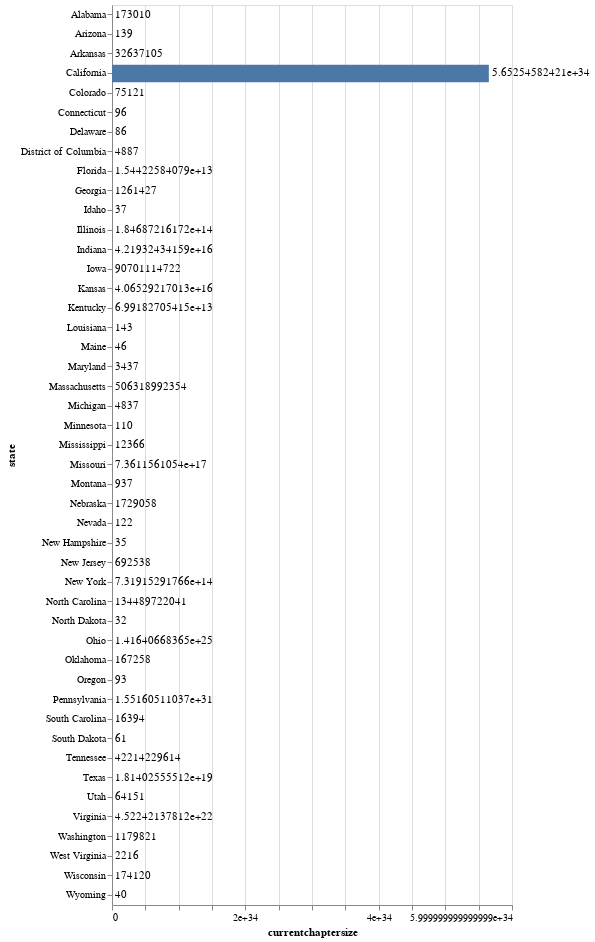

Write notebook code for a chart like this one.
### Code cell
import altair as alt
# from vega_datasets import data

# source = data.wheat()
bars = alt.Chart(state_chapterSize).mark_bar().encode(
    x='currentchaptersize:Q',
    y="state:O"
)

text = bars.mark_text(
    align='left',
    baseline='middle',
    dx=3  # Nudges text to right so it doesn't appear on top of the bar
).encode(
    text='currentchaptersize:Q'
)

c = (bars + text).properties(height=900)
c

### Figure 1 — Vega-Lite specification as saved in the notebook (floating-point values rounded to 4 significant figures)
{"config": {"view": {"continuousWidth": 400, "continuousHeight": 300}}, "layer": [{"mark": "bar", "encoding": {"x": {"type": "quantitative", "field": "currentchaptersize"}, "y": {"type": "ordinal", "field": "state"}}}, {"mark": {"type": "text", "align": "left", "baseline": "middle", "dx": 3}, "encoding": {"text": {"type": "quantitative", "field": "currentchaptersize"}, "x": {"type": "quantitative", "field": "currentchaptersize"}, "y": {"type": "ordinal", "field": "state"}}}], "data": {"name": "data-76f9b44ffa8b1394195bfb555fe0fffd"}, "height": 900, "$schema": "https://vega.github.io/schema/vega-lite/v4.8.1.json", "datasets": {"data-76f9b44ffa8b1394195bfb555fe0fffd": [{"state": "Alabama", "dyadinstitutionalid": "The University Of Alabama - TuscaloosaJacksonville State UniversityHuntingdon College", "chapterpresidentname": "Hunter WilhelmNo chapter president listed – please update on mysigep.org.Jack Young", "chapterpresidentemail": "hrwilhelm@crimson.ua.edujackrothyoung@gmail.com", "avcpresidentname": "Preston MorrisClay BlackwellJames Robinson", "avcpresidentemail": "preston.morris@saswealth.comblackwell.investments.llc@gmail.comjnrob28@gmail.com", "currentchaptersize": "173010"}, {"state": "Arizona", "dyadinstitutionalid": "The University Of Arizona", "chapterpresidentname": "Jack Marko", "chapterpresidentemail": "jmarko@email.arizona.edu", "avcpresidentname": "Kevin Johnson", "avcpresidentemail": "azbeta.avc.president@gmail.com", "currentchaptersize": "139"}, {"state": "Arkansas", "dyadinstitutionalid": "University Of Arkansas - FayettevilleArkansas Tech UniversityUniversity Of Central Arkansas", "chapterpresidentname": "Aneesh ThakkarNo chapter president listed – please update on mysigep.org.No chapter president listed – please update on mysigep.org.", "chapterpresidentemail": "thakkar727@gmail.com", "avcpresidentname": "Drew SpeedAustin BuzbeeRobert Buchanan", "avcpresidentemail": "drewspeed@comcast.netabuzbee@outlook.comrobert.buchananar@yahoo.com", "currentchaptersize": "32637105"}, {"state": "California", "dyadinstitutionalid": "University Of California - IrvineUniversity Of San DiegoUniversity Of California - RiversideLoyola Marymount UniversitySan Diego State UniversityUniversity Of California - DavisUniversity Of California - Santa BarbaraCalifornia Polytechnic State University - PomonaUniversity Of California - Los AngelesCalifornia State University - FresnoStanford UniversityPepperdine UniversityUniversity Of California - San DiegoCalifornia State University - NorthridgeCalifornia Polytechnic State University - San Luis ObispoCalifornia State University - SacramentoCalifornia State University - San Bernardino", "chapterpresidentname": "Steve LinanJoseph DeFinaDiego Munoz-GiovannelliDrew SeibelChris HallinanRyan BoyleJonathan JacksonJulio OsunaThomas HackerEvan CaetanoNo chapter president listed – please update on mysigep.org.Will McIlroyKyle NeroIssac RuelasJack RhinesDanny ThirakulAdrian Lomeli", "chapterpresidentemail": "slinan@uci.edujdefina@sandiego.edudiego99munoz@gmail.comdseibel707@gmail.comhallinancj@gmail.comrdboyle@ucdavis.edujonathanjackson27@gmail.comosunajulio64@gmail.comtomhacker25@ucla.eduevancaetano@gmail.comwilliam.mcilroy@pepperdine.eduknero@ucsd.eduissac.ruelas.928@my.csun.edujackrhines01@gmail.comthirakulds@gmail.comadrian18lomel@gmail.com", "avcpresidentname": "Brandon MartinezBrian EichenbergLucas CommisoSteve SutowBob TrovatenKevin CampbellScott CarrMark MiddlebrookTim LambertDJ ArmstrongRyan DennyAustin HurwitzJoe CretellaKyle AmottRick ColletteTrevor FrewNick Zappia", "avcpresidentemail": "brandonalexis65@yahoo.combeichenbrg@aol.comlcommiso@remax.netssutow@gmail.combstinsd@aol.comkevincampbell8@yahoo.comshcarr@verizon.netmmiddleb@gmail.comsigepunder@aol.comdavidjarmstrong34@gmail.comryantdenny@gmail.comme@austinhurwitz.comcretellajt@gmail.comkyle.amott65@gmail.comrick.collette3@gmail.comtjfrewcatheta@gmail.comnjzappia@gmail.com", "currentchaptersize": "56525458242052501113592827111222025"}, {"state": "Colorado", "dyadinstitutionalid": "Colorado School Of MinesColorado State University - Fort Collins", "chapterpresidentname": "Holden AndersonBrendon Beaver", "chapterpresidentemail": "holdenanderson14@gmail.combrendonbeaver1@gmail.com", "avcpresidentname": "Eric WilsonDan Reagan", "avcpresidentemail": "eric.wilson@thecpigroup.netdsreagan@reaganpartnership.com", "currentchaptersize": "75121"}, {"state": "Connecticut", "dyadinstitutionalid": "University Of Connecticut - Storrs", "chapterpresidentname": "Ethan Lovallo", "chapterpresidentemail": "ethanlovallo@gmail.com", "avcpresidentname": "Van Augur", "avcpresidentemail": "vanaugur@icloud.com", "currentchaptersize": "96"}, {"state": "Delaware", "dyadinstitutionalid": "University Of Delaware", "chapterpresidentname": "Harrison Williams", "chapterpresidentemail": "htw@udel.edu", "avcpresidentname": "No AVC president listed – please update on mysigep.org.", "avcpresidentemail": "", "currentchaptersize": "86"}, {"state": "District of Columbia", "dyadinstitutionalid": "American UniversityGeorgetown University", "chapterpresidentname": "Adam SloskyJared Price", "chapterpresidentemail": "adamislosky@gmail.comjhpstsebs@gmail.com", "avcpresidentname": "Luke JacksonNo AVC president listed – please update on mysigep.org.", "avcpresidentemail": "lukjacksonvt@gmail.com", "currentchaptersize": "4887"}, {"state": "Florida", "dyadinstitutionalid": "University Of FloridaStetson UniversityFlorida State UniversityUniversity Of South FloridaFlorida International UniversityFlorida Gulf Coast University", "chapterpresidentname": "Ryan FeoccoNo chapter president listed – please update on mysigep.org.No chapter president listed – please update on mysigep.org.Zach CampbellDavid MiltonCole Chiovari", "chapterpresidentemail": "rfeocco@gmail.comzcampbell700@icloud.comdmilt006@fiu.educolechiovari@gmail.com", "avcpresidentname": "Manny VargasSam BruningRob AtkissonRalph HerzSean GazituaChris Carroll", "avcpresidentemail": "manny.f.vargas@gmail.comsam.bruning@gmail.comrob@tribellc.comralph.herz@sigep.netsgazitua@aol.comchriscarroll76@gmail.com", "currentchaptersize": "15442258407868"}, {"state": "Georgia", "dyadinstitutionalid": "Georgia Institute Of TechnologyThe University Of GeorgiaEmory University", "chapterpresidentname": "Drew FittonLynes McKinneyWill Presson", "chapterpresidentemail": "drew.fitton1950@gmail.comlynes.mckinney@uga.eduwapresson@gmail.com", "avcpresidentname": "Rob GriffinDoug BrittStephen Earheart", "avcpresidentemail": "rgriffin76@gmail.combritt_doug@hotmail.comearheart@gmail.com", "currentchaptersize": "1261427"}, {"state": "Idaho", "dyadinstitutionalid": "Boise State University", "chapterpresidentname": "Jake Headley", "chapterpresidentemail": "jake_headley@icloud.com", "avcpresidentname": "Cole Gehring", "avcpresidentemail": "colegehring14@gmail.com", "currentchaptersize": "37"}, {"state": "Illinois", "dyadinstitutionalid": "Illinois Institute Of TechnologyBradley UniversityNorthern Illinois UniversitySouthern Illinois University - EdwardsvilleMonmouth CollegeNorthwestern UniversityEastern Illinois UniversityDePaul University", "chapterpresidentname": "Ben KramekJosh LechSterlen JohnsonNick BraaschDavid LindPeter ZhongJack DruekeNo chapter president listed – please update on mysigep.org.", "chapterpresidentemail": "bkramek@hawk.iit.edujosh.lech@yahoo.comsterlenjohnson6@gmail.comnickbraasch1@hotmail.comelijah.lind@yahoo.competerzhong2023@u.northwestern.edujrdrueke@eiu.edu", "avcpresidentname": "Reggie MaynigoScott MoonSteve KulovitsMark FrauenhofferPete WidolffScott SchwartzSean WyrobekEric Muschlitz", "avcpresidentemail": "reggiemaynigo@gmail.comscott.moon@comcast.netstevekulovits@gmail.commfrauenhoffer@yahoo.compwidolff@gmail.comsaschwartz713@gmail.comswyrobek21@gmail.comemuschlitz@gmail.com", "currentchaptersize": "184687216172113"}, {"state": "Indiana", "dyadinstitutionalid": "Purdue UniversityIndiana University - BloomingtonIndiana State UniversityUniversity Of EvansvilleIndiana Institute of TechnologyBall State UniversityTrine UniversityValparaiso University", "chapterpresidentname": "Josh LingAnthony SainatoCharles LucasEthan ZieglerBrian PowellJosh NovackEvan DaviesJack Hertzberg", "chapterpresidentemail": "josh.ling@hotmail.comasainato@iu.educharleslucas562@gmail.comeziegler413@gmail.compowellb_33@hotmail.comjoshuanovack25@gmail.comecdavies19@my.trine.edujack.hertzberg@valpo.edu", "avcpresidentname": "Mike EllisJacob SmithTodd MartyBryan AltheideDarrin AbrahamScott NewlundRick HooverBen Tiemann", "avcpresidentemail": "avc-president@purdue-sigeps.comjacob.smith@bsci.comtodd.marty@ccbcc.combryanaltheide@yahoo.comdabraham2014@gmail.comsnewlund@teamprm.comrlhoover@prodigy.netbenjamin.tiemann@valpo.edu", "currentchaptersize": "42193243415875438"}, {"state": "Iowa", "dyadinstitutionalid": "Iowa State UniversityDrake UniversityLoras CollegeThe University Of IowaUniversity Of Northern Iowa", "chapterpresidentname": "Andrew HolmMike StraubJack DegenQuinn MaleyCarson Burright", "chapterpresidentemail": "andrewholm122@yahoo.commikestraub3@gmail.comjdegen54@gmail.comqmaley@uiowa.edusouthirish1@gmail.com", "avcpresidentname": "Ray SchwichtenbergTyler BoggessDan MooreMatthew MaleyMatt Barton", "avcpresidentemail": "rschwicht@gmail.comtyler.r.boggess@gmail.comdmoo13@hotmail.commmaley@chicagobooth.edumrb708058@gmail.com", "currentchaptersize": "90701114722"}, {"state": "Kansas", "dyadinstitutionalid": "Baker UniversityKansas State UniversityWashburn UniversityEmporia State UniversityWichita State UniversityThe University Of KansasPittsburg State UniversityFort Hays State University", "chapterpresidentname": "Garrett HartEthan LancasterMatthew SmokerAustin HarrymanBraden BotkinNoah LoveBen SailsChristian Hatch", "chapterpresidentemail": "ghart633@gmail.comethanlancaster49@gmail.commatthew.smoker18@gmail.comaustinharryman@gmail.combradenbotkin@gmail.comnoahllove@icloud.comsailsb1024@gmail.comchristiandhatch@comcast.net", "avcpresidentname": "No AVC president listed – please update on mysigep.org.Joseph MorganJay HallRyan SmithAndy KingGabriel AlvaradoTommy ElmsD.J. Hightower", "avcpresidentemail": "jtmorgan0399@gmail.comjay.hall4@gmail.comryanfredericksmith@gmail.comaking_13@cox.netgalvarado@att.nettommy.elms@att.nethightower.d.j.92@gmail.com", "currentchaptersize": "40652921701315515"}, {"state": "Kentucky", "dyadinstitutionalid": "University Of KentuckyUniversity Of LouisvilleWestern Kentucky UniversityMurray State UniversityNorthern Kentucky UniversityKentucky Wesleyan CollegeMorehead State University", "chapterpresidentname": "Jackson ComerEric RogersEthan TaylorBraden NoelDylan JohnsonSimon HansonNo chapter president listed – please update on mysigep.org.", "chapterpresidentemail": "jacksonkcomer@gmail.come27rogers@gmail.comethan.taylor043@topper.wku.edubradennoel6@gmail.comdylanpjohnson01@gmail.comsimonhanson159@gmail.com", "avcpresidentname": "David Hereford IIWyatt JonesBen HopperTravis TaylorGary DarnaBrad PhelpsChris Haid", "avcpresidentemail": "hereford1010@gmail.comwyattjones87@gmail.combenjaminhopper1996@gmail.comtravis.taylor@me.comgarydarna@gmail.comsigep.bradphelps@gmail.comhaidc@att.net", "currentchaptersize": "69918270541523"}, {"state": "Louisiana", "dyadinstitutionalid": "Louisiana State University - Baton Rouge", "chapterpresidentname": "Brooks Belanger", "chapterpresidentemail": "bbelan4@lsu.edu", "avcpresidentname": "Chase Terrebonne", "avcpresidentemail": "chasetbone@gmail.com", "currentchaptersize": "143"}, {"state": "Maine", "dyadinstitutionalid": "The University Of Maine", "chapterpresidentname": "Adam Genereux", "chapterpresidentemail": "adam.genereux01@gmail.com", "avcpresidentname": "Andy Prusaitis", "avcpresidentemail": "andy.prusaitis@gmail.com", "currentchaptersize": "46"}, {"state": "Maryland", "dyadinstitutionalid": "University Of Maryland - College ParkSalisbury University", "chapterpresidentname": "Spencer CaverlyJeb Williams", "chapterpresidentemail": "spencer.caverly503@gmail.comjwilliams60@gulls.salisbury.edu", "avcpresidentname": "No AVC president listed – please update on mysigep.org.David Gebhardt", "avcpresidentemail": "davidjgebhardt@gmail.com", "currentchaptersize": "3437"}, {"state": "Massachusetts", "dyadinstitutionalid": "University Of Massachusetts - AmherstWorcester Polytechnic InstituteMassachusetts Institute Of TechnologyNortheastern UniversityBoston CollegeBabson College", "chapterpresidentname": "Ben MacKinnonJoseph SalvonMax RavenMichael PoovakadPatrick CroninJamie Bayha", "chapterpresidentemail": "bnmackinnon@umass.edujsalvon@wpi.edumaxraven@mit.edumichaelpoovakad@gmail.comhangman7911@gmail.comjbayha1@babson.edu", "avcpresidentname": "Matt KapszukiewiczDrew McCarthyScott ChiltonAlex WoodliefJason RobinsonNo AVC president listed – please update on mysigep.org.", "avcpresidentemail": "mattkapsz@gmail.comdrewmccarthyemail@yahoo.comschilton@protonmail.comwoodlief.a@gmail.comrobinson89j@gmail.com", "currentchaptersize": "506318992354"}, {"state": "Michigan", "dyadinstitutionalid": "Western Michigan UniversityMichigan Technological UniversityLawrence Technological University", "chapterpresidentname": "No chapter president listed – please update on mysigep.org.Ace HobbsTimothy Swartzinski", "chapterpresidentemail": "mdhobbs@mtu.edutswartzin@ltu.edu", "avcpresidentname": "Scott MarshallJason MackMike Paciero", "avcpresidentemail": "smarshall@spearps.comjmack@mtusigeps.commpaciero@gmail.com", "currentchaptersize": "04837"}, {"state": "Minnesota", "dyadinstitutionalid": "University Of Minnesota - Twin Cities", "chapterpresidentname": "Cooper Hanson", "chapterpresidentemail": "hans7603@umn.edu", "avcpresidentname": "Jeff Somrock", "avcpresidentemail": "jeffsomrock@gmail.com", "currentchaptersize": "110"}, {"state": "Mississippi", "dyadinstitutionalid": "Mississippi State UniversityThe University Of Southern Mississippi", "chapterpresidentname": "No chapter president listed – please update on mysigep.org.Hunter Simmons", "chapterpresidentemail": "hunter.simmons@usm.edu", "avcpresidentname": "David HopkinsHunter Easterling", "avcpresidentemail": "dohopkins14@outlook.comhunter@siproins.com", "currentchaptersize": "12366"}, {"state": "Missouri", "dyadinstitutionalid": "University Of Missouri - ColumbiaWashington University - St. LouisMissouri State UniversityMissouri University Of Science And TechnologyNorthwest Missouri State UniversityTruman State UniversityUniversity Of Central MissouriSoutheast Missouri State University", "chapterpresidentname": "Andrew HinkampJustin KouchTate ReedMichael HowardFoster HugginsMatthew EisenreichJackson HornLogan Prinster", "chapterpresidentemail": "andrewhinkamp@gmail.comjustin.kouch8@gmail.comreedtate02@gmail.commdhhb7@umsystem.edufhuggs01@gmail.commatteisenreich@gmail.comjrh61620@ucmo.eduloganprinster@gmail.com", "avcpresidentname": "Adam BaerScott GreenspanJay AtkinsDave DennerJeff PaulRyan FarrarMatt WallaceJeff Moore", "avcpresidentemail": "abaer@hme.comactspan@gmail.comdenner@earthlink.netjeffmpaul24@gmail.comrefarrar@gmail.commj.wall96@gmail.comjmoore@tomlange.com", "currentchaptersize": "736115610539514270"}, {"state": "Montana", "dyadinstitutionalid": "The University Of MontanaMontana State University", "chapterpresidentname": "Charles ParkerNicholas Fitzmaurice", "chapterpresidentemail": "charles1.parker@umontana.edunicholasfitzmo@gmail.com", "avcpresidentname": "No AVC president listed – please update on mysigep.org.James Pallardy", "avcpresidentemail": "james.pallardy@gmail.com", "currentchaptersize": "937"}, {"state": "Nebraska", "dyadinstitutionalid": "University Of Nebraska - LincolnCreighton UniversityUniversity Of Nebraska - Kearney", "chapterpresidentname": "Joe BoulayMatt Van DusenTanner Ruda", "chapterpresidentemail": "jboulay7@huskers.unl.edumav63730@creighton.edutannerruda@gmail.com", "avcpresidentname": "Kyle ArganbrightWoody DiederichMatthew Wecker", "avcpresidentemail": "kyle.arganbright@gmail.comwdiederich@gmail.commawecker22@gmail.com", "currentchaptersize": "1729058"}, {"state": "Nevada", "dyadinstitutionalid": "University Of Nevada - Reno", "chapterpresidentname": "", "chapterpresidentemail": "", "avcpresidentname": "", "avcpresidentemail": "", "currentchaptersize": "122"}, {"state": "New Hampshire", "dyadinstitutionalid": "Dartmouth College", "chapterpresidentname": "Amayr Babar", "chapterpresidentemail": "amayr.m.babar.24@dartmouth.edu", "avcpresidentname": "JD Optekar", "avcpresidentemail": "jdoptekar@sbcglobal.net", "currentchaptersize": "35"}, {"state": "New Jersey", "dyadinstitutionalid": "Stevens Institute Of TechnologyRutgers University - New BrunswickRider University", "chapterpresidentname": "Jayden PereiraFloyd EbanksKhalid Alargha", "chapterpresidentemail": "jpereir2@stevens.edufloydebanks6@gmail.comkhaledagha7@gmail.com", "avcpresidentname": "Chris LantzMike SchnurChris Manning", "avcpresidentemail": "clantz@gmail.comschnurmj@aol.comsigphiep132@gmail.com", "currentchaptersize": "692538"}, {"state": "New York", "dyadinstitutionalid": "Syracuse UniversityClarkson UniversityRensselaer Polytechnic InstituteNew York UniversityState University Of New York At FredoniaCanisius CollegeColumbia UniversityUniversity Of Rochester", "chapterpresidentname": "Michael McElroyNicholas CesaranoWayne AlleyYousuf KidwaiNoah FrederickTom ColganJoni Otto-BernsteinTrent Miller", "chapterpresidentemail": "mjmcelro@syr.educesaran@clarkson.eduwayne.alleyjr@gmail.comyousufkidwai24@gmail.comfred2664@fredonia.educolgan1@my.canisius.edujo2612@columbia.edutpmiller435@gmail.com", "avcpresidentname": "David MiddlemissNo AVC president listed – please update on mysigep.org.Dave TomkinsChris GassmanKyle StoltDan O'NeillTom RussellJonathan Rosenberg", "avcpresidentemail": "dmiddlemiss0606@gmail.comdt@sigepnyd.comchris.gassman@sigepmail.comky.stolt@gmail.comoneill9785@hotmail.commathfool@hotmail.comjprosenberg71@gmail.com", "currentchaptersize": "731915291765941"}, {"state": "North Carolina", "dyadinstitutionalid": "North Carolina State UniversityDavidson CollegeBarton CollegeElon UniversityThe University Of North Carolina - GreensboroWestern Carolina University", "chapterpresidentname": "Evan NormileNo chapter president listed – please update on mysigep.org.Caleb MedlockCole BrownCameron TuomeyMackey Thompson", "chapterpresidentemail": "ecnormil@ncsu.educalebmedlock2000@gmail.comcbrown96@elon.educjtuomey@uncg.edumtthompson4@catamount.wcu.edu", "avcpresidentname": "Kerrick WilsonPaul HorneNo AVC president listed – please update on mysigep.org.Zac PopeNo AVC president listed – please update on mysigep.org.Joe Alexander", "avcpresidentemail": "kerrickwilson70@att.netphorne@columbiasc.eduztpope@icloud.comjoealexander828@yahoo.com", "currentchaptersize": "134489722041"}, {"state": "North Dakota", "dyadinstitutionalid": "The University Of North Dakota", "chapterpresidentname": "Nevin Friesz", "chapterpresidentemail": "nrfriesz@gmail.com", "avcpresidentname": "Ryan Tranby", "avcpresidentemail": "ryantranby@gmail.com", "currentchaptersize": "32"}, {"state": "Ohio", "dyadinstitutionalid": "Ohio Northern UniversityOhio Wesleyan UniversityMiami UniversityThe Ohio State UniversityThe University Of ToledoBowling Green State UniversityKent State UniversityCleveland State UniversityWright State UniversityCase Western Reserve UniversityUniversity Of CincinnatiJohn Carroll UniversityBaldwin-Wallace University", "chapterpresidentname": "Tyler ShroyerEthan BrookerJake SchneiderCasey PetraeTarak DavuluriDawson FrederickMatt ClarkNo chapter president listed – please update on mysigep.org.Andrew ShortJosé CantuaJacob SchulteMario GhosnDonovan Muller", "chapterpresidentemail": "t-shroyer.1@onu.eduembrooke@owu.eduschne115@miamioh.edupetrae.4@osu.edutarak.davuluri@gmail.comdawsonf@bgsu.edumclar123@kent.edushort.92@wright.edujacantua13@gmail.comschulte1650@gmail.commarioghosn2@gmail.comdmuller20@bw.edu", "avcpresidentname": "Quintin JesseeNo AVC president listed – please update on mysigep.org.Bill GreerJohn WaggonerTed BehnkenRon ParthemoreAndy ClementPaul AllCody ButzJosh HodnichakRey MedinaRiley BuehrleKevin Lavin", "avcpresidentemail": "quintin.jessee@d2rx.comgreerhouse@charter.netwaggonj55@gmail.comtedohio1@gmail.comspsron@gmail.comacleme12@kent.edupaulthomasall2@gmail.comcodyjbutz@gmail.comjhodnichak@gmail.comreymedina@hotmail.comrileybuehrle@gmail.comkevinlavin@solonboe.org", "currentchaptersize": "14164066836526232012921218"}, {"state": "Oklahoma", "dyadinstitutionalid": "Oklahoma State UniversityThe University Of Oklahoma", "chapterpresidentname": "Holden CobbNo chapter president listed – please update on mysigep.org.", "chapterpresidentemail": "holdencobb12@gmail.com", "avcpresidentname": "Todd DonavanJamon Herndon", "avcpresidentemail": "todd.donavan@business.colostate.edujamonheoe95@hotmail.com", "currentchaptersize": "167258"}, {"state": "Oregon", "dyadinstitutionalid": "Oregon State University", "chapterpresidentname": "James Cross", "chapterpresidentemail": "jamescross449@gmail.com", "avcpresidentname": "Gavin Brown", "avcpresidentemail": "gavinbrown@comcast.net", "currentchaptersize": "93"}, {"state": "Pennsylvania", "dyadinstitutionalid": "Moravian CollegeDrexel UniversityUniversity Of PennsylvaniaLehigh UniversityPennsylvania State University - University ParkUniversity Of Pittsburgh - PittsburghBucknell UniversityWestminster College (Pennsylvania)Thiel CollegeLa Salle UniversitySt. Joseph's UniversityVillanova UniversityWest Chester University Of PennsylvaniaCarnegie Mellon UniversityClarion University Of Pennsylvania", "chapterpresidentname": "Jake DerstineNathan KinseyMatthew MateseAndrew HeldJohn SteberNicholas GasquetAlberto ChoussyNo chapter president listed – please update on mysigep.org.Connor LovicDan SalazarMichael PerinoDaniel KerraneGavynn CuevasNo chapter president listed – please update on mysigep.org.Sam Shannon", "chapterpresidentemail": "derstinej@moravian.edunathanl.kinsey@gmail.commatese@wharton.upenn.eduandrew.held.ah@gmail.comjas9025@psu.edunicholasgasquet@gmail.comalberto.choussy@hotmail.comclovic2020@gmail.comsalazarrdan28@gmail.commwperino3@gmail.comdkerrane@villanova.educuevasgavynn@gmail.comsamuel.shannon320@gmail.com", "avcpresidentname": "Scott ZientekTom TesonBrett DankoNo AVC president listed – please update on mysigep.org.Jim EdwardsRick HillNo AVC president listed – please update on mysigep.org.Chris BorsaniRyan PrescottCalvin LimingNo AVC president listed – please update on mysigep.org.Gary BonasCody GrossTaylor TabbDavid Wolfe", "avcpresidentemail": "szientek@gmail.comtteson@gmail.combrett@brettdanko.comenduin@aol.comrichard.james.hill12@gmail.comclborsani@hotmail.comryanprescott412@gmail.comcalvinmliming@gmail.comgarybonas11@aol.comgross.cody951@gmail.comtaylor@tabb.medmwolfe1@comcast.net", "currentchaptersize": "15516051103731151922185569691013"}, {"state": "South Carolina", "dyadinstitutionalid": "University Of South Carolina - ColumbiaCoastal Carolina University", "chapterpresidentname": "Joseph McNamaraBubba Meagher", "chapterpresidentemail": "jmm36@email.sc.edumlmeagher@coastal.edu", "avcpresidentname": "John BarnhillNorm Evans", "avcpresidentemail": "john.w.barnhill@outlook.comrnormanevans@yahoo.com", "currentchaptersize": "16394"}, {"state": "South Dakota", "dyadinstitutionalid": "South Dakota State University", "chapterpresidentname": "Blake Gibney", "chapterpresidentemail": "blake.gibney@jacks.sdstate.edu", "avcpresidentname": "Troy Lambert", "avcpresidentemail": "lambert_tml@yahoo.com", "currentchaptersize": "61"}, {"state": "Tennessee", "dyadinstitutionalid": "The University Of Tennessee - KnoxvilleThe University Of MemphisTennessee Technological UniversityAustin Peay State UniversityEast Tennessee State UniversityThe University Of Tennessee - Martin", "chapterpresidentname": "Sean CrokerPreston RainesBenjamin EbelNicholas RyePeyton VeersColton Taylor", "chapterpresidentemail": "scroker04@gmail.compjraines@memphis.educenterbrainer.ben@gmail.comnicholas.rye72@gmail.comveersp@etsu.educolatayl@ut.utm.edu", "avcpresidentname": "Mark SparkmanScott BendureJosh BrooksAustin McKainJim CallAnthony Reynolds", "avcpresidentemail": "markasparkman@gmail.comscott_bendure@yahoo.comjabrooks21@gmail.commckain.austin@gmail.comjimcalljr@gmail.comareynolds0913@gmail.com", "currentchaptersize": "42214229614"}, {"state": "Texas", "dyadinstitutionalid": "The University Of Texas At AustinUniversity Of North TexasTexas A&M University - Corpus ChristiUniversity Of HoustonSam Houston State UniversityTexas Christian UniversityTexas A & M UniversityBaylor UniversitySt. Mary's University", "chapterpresidentname": "Ted MerrifieldReese AlexanderNick ShropshireNo chapter president listed – please update on mysigep.org.Sebastian MoralesPeyton BoeschJason WisnieskiPayton LongIsaiah Chavez", "chapterpresidentemail": "tedmerrifield@icloud.comreesecaleb1@gmail.comnshropshire@islander.tamucc.edusebastianmorales49@outlook.compeyton.boesch@tcu.eduwisnieski.jason@gmail.comlongpayton16@gmail.comichavez4@mail.stmarytx.edu", "avcpresidentname": "Lynn ButlerJohn KolinofskyDaniel CisnerosRick BoekerJay SchindlerWill RadcliffeWill OliverKevin StevensonJoey Pena", "avcpresidentemail": "hamiltonbutler@gmail.comjkolinofsky@callidusagency.comdanielcisneros@aol.comrickboeker@gmail.comjschin3@sbcglobal.netwillnr@gmail.comwtojr44@yahoo.comkwstevenson@yahoo.comjpena2@rocketmail.com", "currentchaptersize": "18140255551210502628"}, {"state": "Utah", "dyadinstitutionalid": "Utah State UniversityThe University Of Utah", "chapterpresidentname": "Coleton RichmondReid Kennedy", "chapterpresidentemail": "coletonrichmond@gmail.comreid.kennedy.se@gmail.com", "avcpresidentname": "Erik OlsonJake Fawson", "avcpresidentemail": "erikbolson0@gmail.comjakefaw1997@gmail.com", "currentchaptersize": "64151"}, {"state": "Virginia", "dyadinstitutionalid": "University Of RichmondVirginia Commonwealth UniversityWilliam & MaryUniversity Of VirginiaJames Madison UniversityVirginia Polytechnic Institute And State UniversityRadford UniversityUniversity of LynchburgChristopher Newport UniversityOld Dominion UniversityRandolph Macon College", "chapterpresidentname": "Sam LawlerAlden RussellJaime ZamoraAlex BeckMason BunnCooper WhiteleatherJoseph BarronAaron ColleyCarter O'NeillChris SheltonAlec Hurst", "chapterpresidentemail": "slawler780@gmail.comalden.russell31@gmail.comjazamora@email.wm.edujnn7nd@virginia.edumason_bunn@aol.comcooperw@vt.edujmbarron1@radford.eduacolley02@icloud.comcarter.oneill.20@cnu.edusheltonchris540@gmail.comalechurst@go.rmc.edu", "avcpresidentname": "Jackson KnoxLogan MasseyBud RobesonNo AVC president listed – please update on mysigep.org.Mike MendoncaBill ThomasCarlton GoverNo AVC president listed – please update on mysigep.org.Riley LittleLangston LewisBenjamin Rowe", "avcpresidentemail": "jackson.knox@richmond.edulogangmassey@gmail.combud.robeson@mason.wm.edumendoncaspe@gmail.comwilliam.a.thomas.jr@gmail.compawneearchaeologist@gmail.comriley.s.little@gmail.comlangstonlewis3@gmail.combenjaminrowe10@gmail.com", "currentchaptersize": "45224213781202111602815"}, {"state": "Washington", "dyadinstitutionalid": "Washington State UniversityUniversity Of WashingtonEastern Washington University", "chapterpresidentname": "Cade MunroZane LeeDalton Taylor", "chapterpresidentemail": "cade.munro@wsu.eduzanelee02@gmail.comdmantaylor125@gmail.com", "avcpresidentname": "Josh PalmerClayton HunterDon Walde", "avcpresidentemail": "joshua.james.palmer@gmail.comclaytonh@trutinafinancial.comdonwalde@outlook.com", "currentchaptersize": "1179821"}, {"state": "West Virginia", "dyadinstitutionalid": "Davis & Elkins CollegeMarshall University", "chapterpresidentname": "Jake StairsNo chapter president listed – please update on mysigep.org.", "chapterpresidentemail": "sjakelax@gmail.com", "avcpresidentname": "Christopher CarterBrian Farley", "avcpresidentemail": "ccar6234@gmail.combrianfarley14@outlook.com", "currentchaptersize": "2216"}, {"state": "Wisconsin", "dyadinstitutionalid": "Lawrence UniversityUniversity Of Wisconsin - PlattevilleMarquette University", "chapterpresidentname": "Jack MorrisseyIan SeidlerLiam Rorison", "chapterpresidentemail": "jackfmorrissey01@gmail.comseidleri@uwplatt.eduliam.rorison@marquette.edu", "avcpresidentname": "No AVC president listed – please update on mysigep.org.Jeremy BakerAdam Trainor", "avcpresidentemail": "jeremyjbaker47@gmail.comadam.trainor@yahoo.com", "currentchaptersize": "174120"}, {"state": "Wyoming", "dyadinstitutionalid": "University Of Wyoming", "chapterpresidentname": "Evan Patterson", "chapterpresidentemail": "evanpatterson3@aol.com", "avcpresidentname": "Don Wood", "avcpresidentemail": "sigepskier@gmail.com", "currentchaptersize": "40"}]}}
